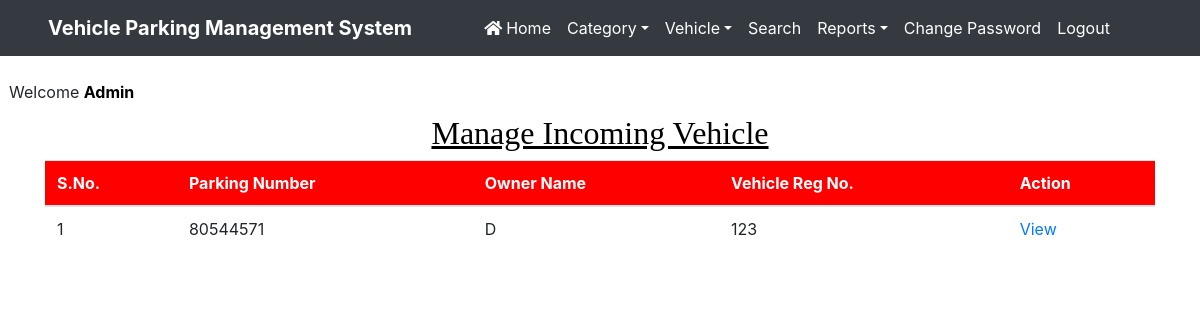
The page /manage_incomingvehicle (signed in) on the database its author committed.
### vehicle/models.py (models this page shows, shortened)
class Vehicle(models.Model):
    parkingnumber = models.CharField(max_length=20)
    category = models.ForeignKey(Category, on_delete=models.CASCADE)
    vehiclecompany = models.CharField(max_length=50)
    regno = models.CharField(max_length=10)
    ownername = models.CharField(max_length=50)
    ownercontact = models.CharField(max_length=15)
    pdate = models.DateField()
    intime = models.CharField(max_length=50)
    outtime = models.CharField(max_length=50)
    parkingcharge = models.CharField(max_length=50)
    remark = models.CharField(max_length=500)
    status = models.CharField(max_length=20)

### vehicle/views.py (the view)
# urls.py: path('manage_incomingvehicle',manage_incomingvehicle,name='manage_incomingvehicle'),
def manage_incomingvehicle(request):
    if not request.user.is_authenticated:
        return redirect('admin_login')
    vehicle = Vehicle.objects.filter(status="In")
    d = {'vehicle':vehicle}
    return render(request, 'manage_incomingvehicle.html', d)

### vehicle/templates/manage_incomingvehicle.html (shortened to what this page needs)
{% load static %}
<html>
<head>
{% include 'headeradmin.html' %}
  <link rel = stylesheet href="https://cdn.datatables.net/1.10.20/css/jquery.dataTables.min.css">
<link rel = stylesheet href="https://cdn.datatables.net/buttons/1.6.1/css/buttons.dataTables.min.css">
</head>
<body>
{% include 'nav2admin.html' %}
<br> &nbsp;&nbsp;Welcome <b style = 'text-transform : capitalize ; color : black'>{{request.user.username}}</b>
<div class="container" style = "margin-top:10px">
<h2 class="text-center" style = "font-family : Times New Roman; color : black"><u>Manage Incoming Vehicle</u></h2>
<table class='table table-hover' id = "example">
<thead style = 'background-color : red ; color : white'>
<tr>
<th>S.No.</th>
<th>Parking Number</th>
<th>Owner Name</th>
<th>Vehicle Reg No.</th>
<th>Action</th>
</tr>
</thead>
<tbody>
  {% for i in vehicle %}
<tr>
<td>{{forloop.counter}}</td>
<td>{{i.parkingnumber}}</td>
<td>{{i.ownername}}</td>
<td>{{i.regno}}</td>
<td><a href="{% url 'view_incomingdetail' i.id %}" >View</a></td>
</tr>
{% endfor %}
</tbody>
</table>
</div>
</body>
</html>

### vehicle/static/css/mystyle.css (style rules this page uses)
html { scroll-behavior:smooth; }

### rows shown on the page
Vehicle: parkingnumber "80544571", ownername "D", regno "123"

### other values the page prints
{{ request.user.username }} "Admin"
